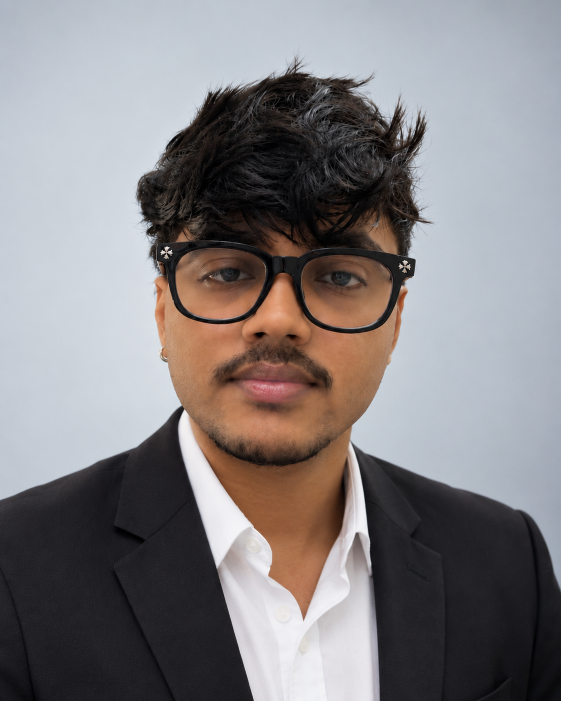
#> input picture assets/images/image.png, 1122 x 1402 px, found by its file name (shown at 1/2 size)
$ python process_avatar.py
#> lines starting #> are read from the running program, lines starting #| are printed output that depends on the picture
import os
from PIL import Image, ImageChops

def process_avatar_fast():
    base_dir = "/Users/mananrastogi/helloworld/portfolio/public/assets/images"
    input_path = os.path.join(base_dir, "image.png")
    optimized_path = os.path.join(base_dir, "avatar_optimized.png")

    print(f"Loading {input_path}...")
    img = Image.open(input_path).convert("RGBA")

    # Get the background color from top-left pixel
    bg_color = img.getpixel((0, 0))
#> bg_color = (171, 180, 191, 255)

    # Create a mask of the background color
    data = img.getdata()
    newData = []

    # Tolerance for background removal
    tol = 30
    for item in data:
        if abs(item[0] - bg_color[0]) < tol and \
           abs(item[1] - bg_color[1]) < tol and \
           abs(item[2] - bg_color[2]) < tol:
            newData.append((255, 255, 255, 0)) # transparent
        else:
            newData.append(item)
#> this loop made 1573044 passes
#> item on passes 1 to 3: (171, 180, 191, 255), (174, 183, 195, 255), (175, 184, 195, 255)
#> after the loop, newData = 1573044 items

    img.putdata(newData)
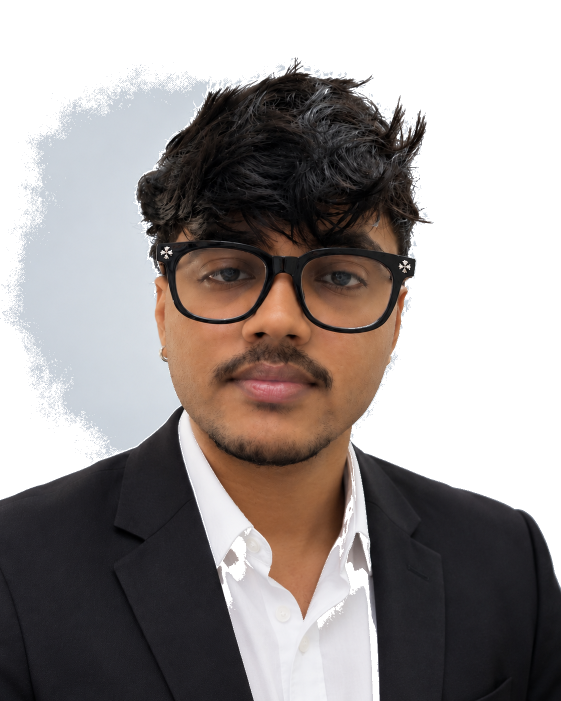
#> img: PIL image 1122x1402 RGBA (shown at 1/2 size); mean R, G, B, A 156.1, 149.7, 148.2, 165.5; transparent parts drawn white

    # Get bounding box of non-transparent pixels
    bbox = img.getbbox()
#> bbox = (0, 114, 1122, 1402)
    if bbox:
        img = img.crop(bbox)
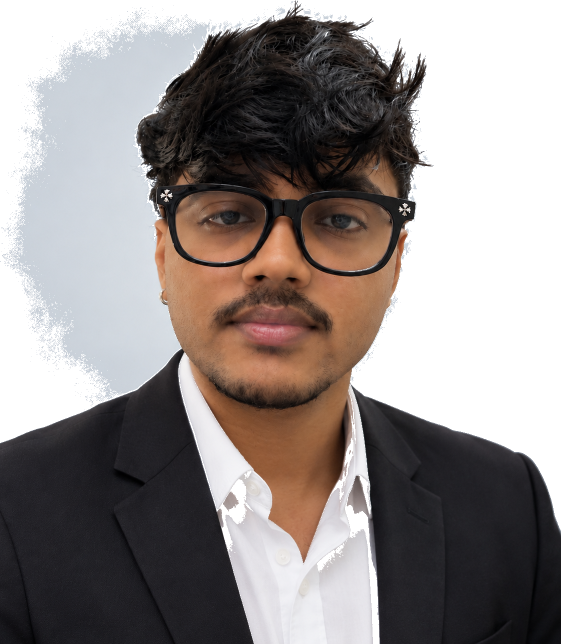
#> img: PIL image 1122x1288 RGBA (shown at 1/2 size); mean R, G, B, A 147.3, 140.4, 138.7, 180.2; transparent parts drawn white

    # Calculate size for 512x512 fitting
    max_size = 512
    ratio = min(max_size / img.width, max_size / img.height)
#> ratio = 0.398
    new_size = (int(img.width * ratio), int(img.height * ratio))
#> new_size = (446, 511)
    optimized = img.resize(new_size, Image.Resampling.LANCZOS)
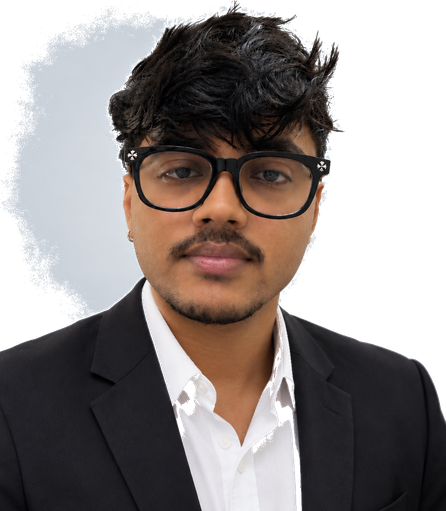
#> optimized: PIL image 446x511 RGBA; mean R, G, B, A 79.5, 72.7, 71.3, 180.1; transparent parts drawn white

    # Center in 512x512 transparent canvas
    final_img = Image.new('RGBA', (max_size, max_size), (0, 0, 0, 0))
#> final_img: PIL image 512x512 RGBA; every value is 0
    offset = ((max_size - new_size[0]) // 2, (max_size - new_size[1]) // 2)
#> offset = (33, 0)
    final_img.paste(optimized, offset)
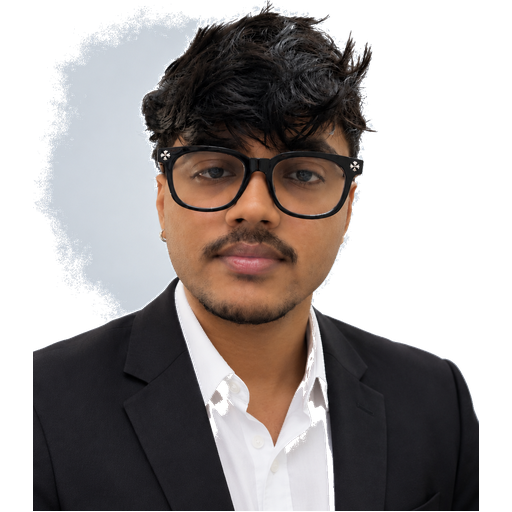
#> final_img: PIL image 512x512 RGBA; mean R, G, B, A 69.1, 63.2, 62, 156.6; transparent parts drawn white

    final_img.save(optimized_path)
    print(f"Saved optimized avatar to {optimized_path}")

if __name__ == "__main__":
    process_avatar_fast()
